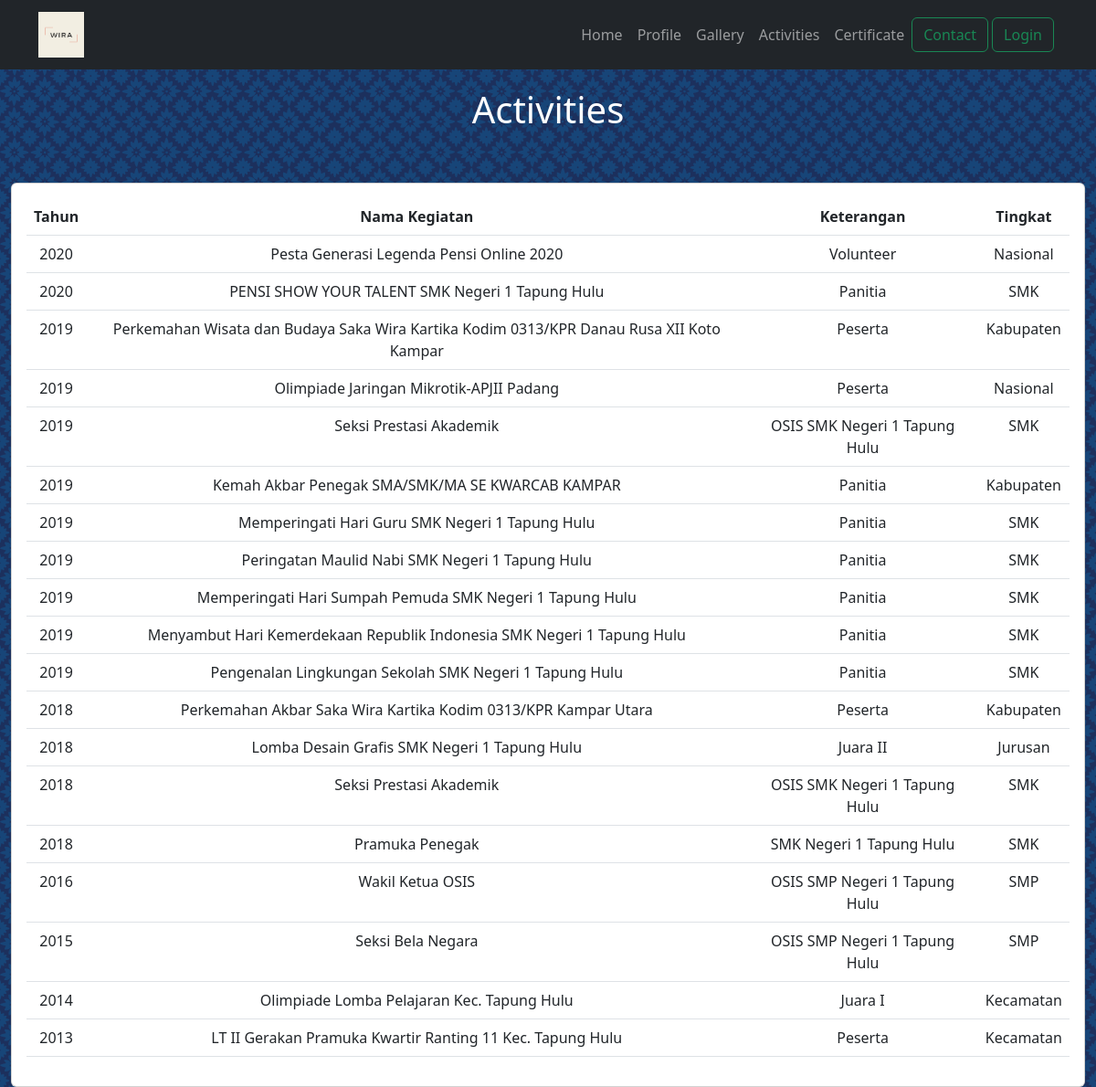
Screenshot of /frontend/activities.php with the database file from the repository.
### tables this page shows
CREATE TABLE `aktifitas` (
  `id` int NOT NULL,
  `tahun` year NOT NULL,
  `nama_kegiatan` varchar(200) NOT NULL,
  `keterangan` varchar(200) NOT NULL,
  `tingkat` varchar(20) NOT NULL
);

### frontend/activities.php (the view, shortened to what this page needs)
<!DOCTYPE html>
<html lang="en">
<head>
    <link rel="stylesheet" href="../bootstrap/css/bootstrap.min.css">
    <link rel="stylesheet" href="../css/style.css">
</head>
<body id="bg">
    <?php
        include "navbar.php";
    ?>
    <div class="container-fluid mb-5" id="activities">
        <div class="row my-5">
            <div class="col-12 mt-5">
                <h1 class="text-center">Activities</h1>
            </div>
        </div>
        <div class="row">
            <div class="col-12">
                <div class="card card-acti">
                    <div class="card-body">
                        <table class="table text-center">
                            <thead>
                                <tr>
                                    <th scope="col">Tahun</th>
                                    <th scope="col">Nama Kegiatan</th>
                                    <th scope="col">Keterangan</th>
                                    <th scope="col">Tingkat</th>
                                </tr>
                            </thead>
                            <tbody>
                                <?php
                                    $conn=getConnection();
                                    $sql="SELECT * FROM aktifitas order by tahun desc";
                                    $stmt=$conn->prepare($sql);
                                    $stmt->execute();
                                    $result=$stmt->fetchAll(PDO::FETCH_ASSOC);
                                    foreach($result as $row){
                                        echo "<tr>";
                                        echo "<td>".$row['tahun']."</td>";
                                        echo "<td>".$row['nama_kegiatan']."</td>";
                                        echo "<td>".$row['keterangan']."</td>";
                                        echo "<td>".$row['tingkat']."</td>";
                                        echo "</tr>";
                                    }
                                ?>
                            </tbody>
                        </table>
                    </div>
                </div>
            </div>
        </div>
    </div>
</body>
</html>

### frontend/navbar.php (shortened to what this page needs)
<nav class="navbar navbar-expand-lg bg-dark navbar-dark fixed-top">
        <div class="container-md">
            <a class="navbar-brand" href="#">
            <img src="../img/Logo.png" alt="Bootstrap" width="50" height="50">
            </a>
            <div class="collapse navbar-collapse" id="navbarSupportedContent">
                <ul class="navbar-nav me-0 ms-auto mb-2 mb-lg-0">
                    <li class="nav-item">
                        <a class="nav-link" aria-current="page" href="../index.php">Home</a>
                    </li>
                    <li class="nav-item">
                        <a class="nav-link" href="profile.php">Profile</a>
                    </li>
                    <li class="nav-item">
                        <a class="nav-link" href="gallery.php">Gallery</a>
                    </li>
                    <li class="nav-item">
                        <a class="nav-link" href="activities.php">Activities</a>
                    </li>
                    <li class="nav-item">
                        <a class="nav-link" href="certificate.php">Certificate</a>
                    </li>
                </ul>
                <form class="d-flex" role="search">
                <a href="mailto:mwiraadekusuma1@gmail.com" class="btn btn-outline-success">Contact</a>
                    <a href="../admin.php" class="btn btn-outline-success mx-1">Login</a>
                </form>
            </div>
        </div>
    </nav>

### css/style.css (style rules this page uses)
#bg { background-image: url(../img/moroccan-flower-dark.webp); }
#bg h1 { color: white; }
#activities { height: 100vh; }

### rows the page displays
aktifitas: tahun "2020", nama_kegiatan "Pesta Generasi Legenda Pensi Online 2020", keterangan "Volunteer", tingkat "Nasional"
aktifitas: tahun "2020", nama_kegiatan "PENSI SHOW YOUR TALENT SMK Negeri 1 Tapung Hulu", keterangan "Panitia", tingkat "SMK"
aktifitas: tahun "2019", nama_kegiatan "Perkemahan Wisata dan Budaya Saka Wira Kartika Kodim 0313/KPR Danau Rusa XII Koto Kampar", keterangan "Peserta", tingkat "Kabupaten"
aktifitas: tahun "2019", nama_kegiatan "Olimpiade Jaringan Mikrotik-APJII Padang", keterangan "Peserta", tingkat "Nasional"
aktifitas: tahun "2019", nama_kegiatan "Seksi Prestasi Akademik", keterangan "OSIS SMK Negeri 1 Tapung Hulu", tingkat "SMK"
aktifitas: tahun "2019", nama_kegiatan "Kemah Akbar Penegak SMA/SMK/MA SE KWARCAB KAMPAR", keterangan "Panitia", tingkat "Kabupaten"
aktifitas: tahun "2019", nama_kegiatan "Memperingati Hari Guru SMK Negeri 1 Tapung Hulu", keterangan "Panitia", tingkat "SMK"
aktifitas: tahun "2019", nama_kegiatan "Peringatan Maulid Nabi SMK Negeri 1 Tapung Hulu", keterangan "Panitia", tingkat "SMK"
aktifitas: tahun "2019", nama_kegiatan "Memperingati Hari Sumpah Pemuda SMK Negeri 1 Tapung Hulu", keterangan "Panitia", tingkat "SMK"
aktifitas: tahun "2019", nama_kegiatan "Menyambut Hari Kemerdekaan Republik Indonesia SMK Negeri 1 Tapung Hulu", keterangan "Panitia", tingkat "SMK"
aktifitas: tahun "2019", nama_kegiatan "Pengenalan Lingkungan Sekolah SMK Negeri 1 Tapung Hulu", keterangan "Panitia", tingkat "SMK"
aktifitas: tahun "2018", nama_kegiatan "Perkemahan Akbar Saka Wira Kartika Kodim 0313/KPR Kampar Utara", keterangan "Peserta", tingkat "Kabupaten"
aktifitas: tahun "2018", nama_kegiatan "Lomba Desain Grafis SMK Negeri 1 Tapung Hulu", keterangan "Juara II", tingkat "Jurusan"
aktifitas: tahun "2018", nama_kegiatan "Seksi Prestasi Akademik", keterangan "OSIS SMK Negeri 1 Tapung Hulu", tingkat "SMK"
aktifitas: tahun "2018", nama_kegiatan "Pramuka Penegak", keterangan "SMK Negeri 1 Tapung Hulu", tingkat "SMK"
aktifitas: tahun "2016", nama_kegiatan "Wakil Ketua OSIS", keterangan "OSIS SMP Negeri 1 Tapung Hulu", tingkat "SMP"
aktifitas: tahun "2015", nama_kegiatan "Seksi Bela Negara", keterangan "OSIS SMP Negeri 1 Tapung Hulu", tingkat "SMP"
aktifitas: tahun "2014", nama_kegiatan "Olimpiade Lomba Pelajaran Kec. Tapung Hulu", keterangan "Juara I", tingkat "Kecamatan"
aktifitas: tahun "2013", nama_kegiatan "LT II Gerakan Pramuka Kwartir Ranting 11 Kec. Tapung Hulu", keterangan "Peserta", tingkat "Kecamatan"
